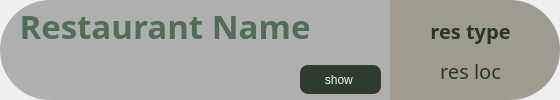
<?xml version="1.0" encoding="UTF-8"?>
<ui version="4.0">
 <class>restaurantitem</class>
 <widget class="QWidget" name="restaurantitem">
  <property name="geometry">
   <rect>
    <x>0</x>
    <y>0</y>
    <width>560</width>
    <height>100</height>
   </rect>
  </property>
  <property name="minimumSize">
   <size>
    <width>560</width>
    <height>100</height>
   </size>
  </property>
  <property name="maximumSize">
   <size>
    <width>560</width>
    <height>100</height>
   </size>
  </property>
  <property name="windowTitle">
   <string>Form</string>
  </property>
  <widget class="QLineEdit" name="lineEdit">
   <property name="geometry">
    <rect>
     <x>0</x>
     <y>0</y>
     <width>390</width>
     <height>100</height>
    </rect>
   </property>
   <property name="styleSheet">
    <string notr="true">background-image: url(:/images/minibackgroundmenu.jpg);
border-top-left-radius:50px;
border-bottom-left-radius:50px;</string>
   </property>
  </widget>
  <widget class="QLabel" name="label_2">
   <property name="geometry">
    <rect>
     <x>0</x>
     <y>0</y>
     <width>390</width>
     <height>100</height>
    </rect>
   </property>
   <property name="styleSheet">
    <string notr="true">background-color:rgba(0, 0, 0, 80);
border-top-left-radius:50px;
border-bottom-left-radius:50px;</string>
   </property>
   <property name="text">
    <string/>
   </property>
  </widget>
  <widget class="QLabel" name="label_3">
   <property name="geometry">
    <rect>
     <x>390</x>
     <y>0</y>
     <width>170</width>
     <height>100</height>
    </rect>
   </property>
   <property name="font">
    <font>
     <pointsize>20</pointsize>
    </font>
   </property>
   <property name="styleSheet">
    <string notr="true">background-color:rgba(220, 213, 200, 1);
border-bottom-right-radius: 50px;
border-top-right-radius: 50px;</string>
   </property>
   <property name="text">
    <string/>
   </property>
  </widget>
  <widget class="QLabel" name="label_4">
   <property name="geometry">
    <rect>
     <x>390</x>
     <y>0</y>
     <width>170</width>
     <height>100</height>
    </rect>
   </property>
   <property name="styleSheet">
    <string notr="true">background-color:rgba(0, 0, 0, 70);
border-bottom-right-radius: 50px;
border-top-right-radius: 50px;</string>
   </property>
   <property name="text">
    <string/>
   </property>
  </widget>
  <widget class="QLabel" name="label_restaurantName">
   <property name="geometry">
    <rect>
     <x>0</x>
     <y>0</y>
     <width>330</width>
     <height>51</height>
    </rect>
   </property>
   <property name="font">
    <font>
     <family>Freestyle Script</family>
     <pointsize>25</pointsize>
     <italic>false</italic>
     <bold>true</bold>
    </font>
   </property>
   <property name="layoutDirection">
    <enum>Qt::LayoutDirection::LeftToRight</enum>
   </property>
   <property name="styleSheet">
    <string notr="true">color:rgba(80, 110, 85, 1);</string>
   </property>
   <property name="text">
    <string>Restaurant Name</string>
   </property>
   <property name="textFormat">
    <enum>Qt::TextFormat::AutoText</enum>
   </property>
   <property name="alignment">
    <set>Qt::AlignmentFlag::AlignCenter</set>
   </property>
  </widget>
  <widget class="QLabel" name="label_restaurantType">
   <property name="geometry">
    <rect>
     <x>410</x>
     <y>10</y>
     <width>121</width>
     <height>41</height>
    </rect>
   </property>
   <property name="font">
    <font>
     <family>Rockwell</family>
     <pointsize>15</pointsize>
     <italic>false</italic>
     <bold>true</bold>
    </font>
   </property>
   <property name="layoutDirection">
    <enum>Qt::LayoutDirection::LeftToRight</enum>
   </property>
   <property name="styleSheet">
    <string notr="true">color:rgba(40, 55, 30, 1);</string>
   </property>
   <property name="text">
    <string>res type</string>
   </property>
   <property name="textFormat">
    <enum>Qt::TextFormat::AutoText</enum>
   </property>
   <property name="alignment">
    <set>Qt::AlignmentFlag::AlignCenter</set>
   </property>
  </widget>
  <widget class="QLabel" name="label_restaurantLocation">
   <property name="geometry">
    <rect>
     <x>410</x>
     <y>50</y>
     <width>121</width>
     <height>41</height>
    </rect>
   </property>
   <property name="font">
    <font>
     <family>Rockwell</family>
     <pointsize>15</pointsize>
     <italic>false</italic>
     <bold>false</bold>
    </font>
   </property>
   <property name="layoutDirection">
    <enum>Qt::LayoutDirection::LeftToRight</enum>
   </property>
   <property name="styleSheet">
    <string notr="true">color:rgba(40, 55, 30, 1);</string>
   </property>
   <property name="text">
    <string>res loc</string>
   </property>
   <property name="textFormat">
    <enum>Qt::TextFormat::AutoText</enum>
   </property>
   <property name="alignment">
    <set>Qt::AlignmentFlag::AlignCenter</set>
   </property>
  </widget>
  <widget class="QPushButton" name="showresButton">
   <property name="geometry">
    <rect>
     <x>300</x>
     <y>65</y>
     <width>81</width>
     <height>29</height>
    </rect>
   </property>
   <property name="styleSheet">
    <string notr="true">QPushButton#showresButton {
    background-color: rgba(45, 60, 45, 255);   
    color: #F0F8F2;                              
    border-radius: 8px;
    padding: 6px 20px;
}

QPushButton#showresButton:hover {
    background-color: rgba(55, 80, 60, 255);   
}

QPushButton#showresButton:pressed {
    background-color: rgba(30, 40, 30, 255);    
    padding-left: 8px;
    padding-top: 8px;
}
</string>
   </property>
   <property name="text">
    <string>show </string>
   </property>
  </widget>
 </widget>
 <resources/>
 <connections/>
</ui>
